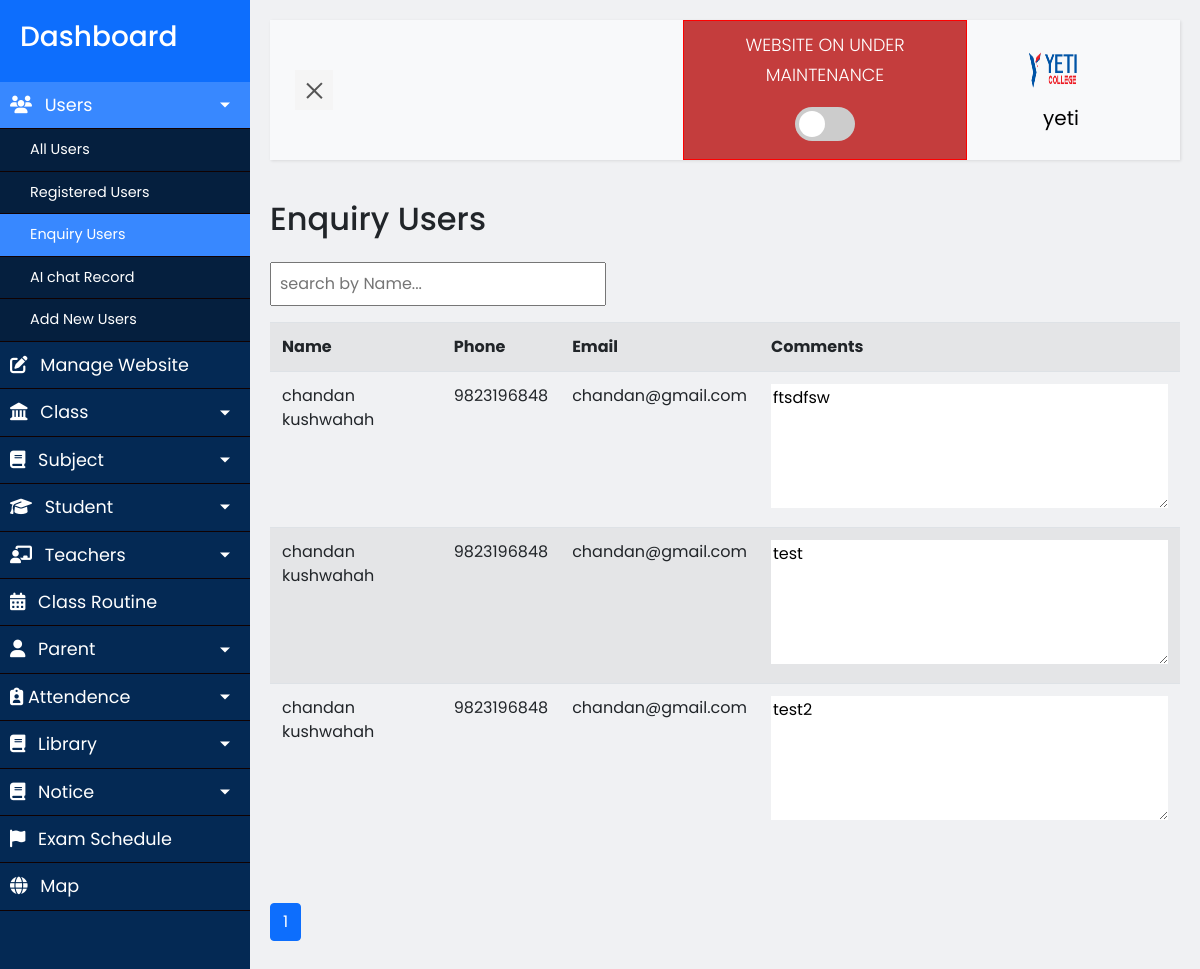
Page /admin/dashboard.php?content=enquiry_users (signed in) on the committed database.
### tables this page shows
CREATE TABLE `users` (
  `id` bigint(20) NOT NULL,
  `userid` bigint(20) NOT NULL,
  `username` varchar(50) NOT NULL,
  `email` varchar(100) NOT NULL,
  `gender` varchar(6) NOT NULL,
  `password` varchar(64) NOT NULL,
  `image` varchar(500) NOT NULL,
  `date` datetime NOT NULL,
  `online` int(11) NOT NULL,
  `role` varchar(50) NOT NULL
);

CREATE TABLE `contact_users` (
  `id` int(11) NOT NULL,
  `name` varchar(100) NOT NULL,
  `phone` varchar(20) NOT NULL,
  `email` varchar(50) NOT NULL,
  `comment` text NOT NULL
);

### admin/actions/enquiry_users.php (the view, shortened to what this page needs)
<div class="search-box py-3">
    <input type="text" id="" onkeyup="searchByName()" class="p-2 searchName" placeholder="search by Name...">
</div>
<?php
include dirname(__DIR__, 2). '/config.php';
include "../helpers.php";
$limit = 10;
if (isset($_GET['page'])) {
    $page = $_GET['page'];
} else {
    $page = 1;
}
$offsets = ($page - 1) * $limit;
$sql = "SELECT * FROM contact_users LIMIT {$offsets}, {$limit}";
$result = mysqli_query($conn, $sql);
if (mysqli_num_rows($result) > 0) {
    ?>
    <table id="smsTable" class="table table-striped table-hover">
        <tr>
            <th>Name</th>
            <th>Phone</th>
            <th>Email</th>
            <th>Comments</th>
        </tr>
        <?php
        while ($row = mysqli_fetch_assoc($result)) {
            ?>
            <tr class="fs-1">
                <td><?php echo $row['name']; ?></td>
                <td><?php echo $row['phone']; ?></td>
                <td><?php echo $row['email']; ?></td>
                <td><textarea name="" id="" style="border: none;" cols="27" rows="5" readonly><?php echo $row['comment']; ?></textarea></td>
            </tr>
            <?php } ?>
        </table>
<?php } ?>

### admin/dashboard.php (shortened to what this page needs)
<?php
include('templates/header.php'); ?>
<div class="wrapper">
    <?php $activePage = isset($_GET['content']) ? $_GET['content'] : '' ?>
    <nav id="sidebar">
        <div class="sidebar-header">
            <h3><a style="color: #fff; text-decoration: none;" href="dashboard.php">Dashboard</a></h3>
        </div>
        <ul class="list-unstyled components">
            <li
                class="<?= in_array($activePage, ['allusers', 'item0', 'register_users', 'enquiry_users', 'communications']) ? 'active' : '' ?>">
                <a href="#usersMenu" data-toggle="collapse"
                    aria-expanded="<?= in_array($activePage, ['allusers', 'item0']) ? 'true' : 'false' ?>"
                    class="dropdown-toggle">
                    <i class="fa-solid fa-users pr-2"></i> Users
                </a>
                <ul class="collapse list-unstyled <?= in_array($activePage, ['allusers', 'item0', 'register_users', 'enquiry_users', 'communications']) ? 'show' : '' ?>"
                    id="usersMenu">
                    <li class="<?= $activePage == 'allusers' ? 'active' : '' ?>">
                        <a href="?content=allusers">All Users</a>
                    </li>
                    <?php if ($_SESSION['role'] == 'admin' || $_SESSION['role'] == 'teacher') { ?>
                    <li class="<?= $activePage == 'register_users' ? 'active' : '' ?>">
                        <a href="?content=register_users">Registered Users</a>
                    </li>
                    <li class="<?= $activePage == 'enquiry_users' ? 'active' : '' ?>">
                        <a href="?content=enquiry_users">Enquiry Users</a>
                    </li>
                    <li class="<?= $activePage == 'communications' ? 'active' : '' ?>">
                        <a href="?content=communications">AI chat Record</a>
                    </li>
                    <?php } ?>
                    <?php if ($_SESSION['role'] == 'admin') { ?>
                        <li class="<?= $activePage == 'item0' ? 'active' : '' ?>">
                            <a href="?content=item0">Add New Users</a>
                        </li>
                    <?php } ?>
                </ul>
            </li>
            <?php if ($_SESSION['role'] == 'admin') { ?>
                <li class="<?= $activePage == 'college-website' ? 'active' : '' ?>">
                    <a href="?content=college-website"><i class="fa-solid fa-pen-to-square pr-2"></i> Manage Website</a>
                </li>
            <?php } ?>
            <li class="<?= in_array($activePage, ['item15', 'item16']) ? 'active' : '' ?>">
                <a href="#pageSubmenu5" data-toggle="collapse"
                    aria-expanded="<?= in_array($activePage, ['item15', 'item16']) ? 'true' : 'false' ?>"
                    class="dropdown-toggle">
                    <i class="fa-solid fa-landmark pr-2"></i> Class
                </a>
            </li>
            <li class="<?= in_array($activePage, ['add_subject', 'all_subject']) ? 'active' : '' ?>">
                <a href="#pagesubjectMenu" data-toggle="collapse"
                    aria-expanded="<?= in_array($activePage, ['add_subject', 'all_subject']) ? 'true' : 'false' ?>"
                    class="dropdown-toggle">
                    <i class="fa-solid fa-book pr-2"></i> Subject
                </a>
            </li>
            <li class="<?= in_array($activePage, ['item1', 'item2']) ? 'active' : '' ?>">
                <a href="#homeSubmenudd" data-toggle="collapse"
                    aria-expanded="<?= in_array($activePage, ['item1', 'item2']) ? 'true' : 'false' ?>"
                    class="dropdown-toggle">
                    <i class="fa-solid fa-graduation-cap pr-2"></i> Student
                </a>
            </li>
            <li class="<?= in_array($activePage, ['item3', 'item4', 'item5']) ? 'active' : '' ?>">
                <a href="#pageSubmenu1" data-toggle="collapse"
                    aria-expanded="<?= in_array($activePage, ['item3', 'item4', 'item5']) ? 'true' : 'false' ?>"
                    class="dropdown-toggle">
                    <i class="fa-solid fa-chalkboard-user pr-2"></i> Teachers
                </a>
            </li>
            <li class="<?= $activePage == 'item6' ? 'active' : '' ?>">
                <a href="?content=item6"><i class="fa-solid fa-calendar-days pr-2"></i> Class Routine</a>
            </li>
            <li class="<?= in_array($activePage, ['item7', 'item8']) ? 'active' : '' ?>">
                <a href="#pageSubmenu2" data-toggle="collapse"
                    aria-expanded="<?= in_array($activePage, ['item7', 'item8']) ? 'true' : 'false' ?>"
                    class="dropdown-toggle">
                    <i class="fa-solid fa-user pr-2"></i> Parent
                </a>
            </li>
            <?php if ($_SESSION['role'] == 'admin' || $_SESSION['role'] == 'teacher') { ?>
                <li class="<?= in_array($activePage, ['item21', 'item22', 'item23']) ? 'active' : '' ?>">
                    <a href="#pageSubmenu7" data-toggle="collapse"
                        aria-expanded="<?= in_array($activePage, ['item21', 'item22', 'item23']) ? 'true' : 'false' ?>"
                        class="dropdown-toggle">
                        <i class="fa-solid fa-clipboard-user"></i> Attendence
                    </a>
                </li>
            <?php } ?>
            <li class="<?= in_array($activePage, ['item10', 'item11']) ? 'active' : '' ?>">
                <a href="#pageSubmenu3" data-toggle="collapse"
                    aria-expanded="<?= in_array($activePage, ['item10', 'item11']) ? 'true' : 'false' ?>"
                    class="dropdown-toggle">
                    <i class="fa-solid fa-book pr-2"></i> Library
                </a>
            </li>
            <li class="<?= in_array($activePage, ['all_notice', 'add_notice']) ? 'active' : '' ?>">
                <a href="#notice" data-toggle="collapse"
                    aria-expanded="<?= in_array($activePage, ['all_notice', 'add_notice']) ? 'true' : 'false' ?>"
                    class="dropdown-toggle">
                    <i class="fa-solid fa-book pr-2"></i> Notice
                </a>
            </li>
            <li class="<?= $activePage == 'item18' ? 'active' : '' ?>">
                <a href="?content=item18"><i class="fa-solid fa-flag pr-2"></i> Exam Schedule</a>
            </li>
            <li class="<?= $activePage == 'item20' ? 'active' : '' ?>">
                <a href="?content=item20"><i class="fa-solid fa-globe pr-2"></i> Map</a>
            </li>
        </ul>
    </nav>
    <div id="content">
        <nav id="navbar" class="navbar py-0 navbar-expand-lg navbar-light bg-light">
            <div class="container-fluid">
                <button type="button" id="sidebarCollapse" class="navbar-btn">
                    <span></span>
                </button>
                <?php
                if ($_SESSION['role'] == 'admin') {
                    ?>
                    <div class="text-center text-light"
                        style="margin-left: 350px; background-color: #C43D3D; padding: 10px; border: 1px solid red;">
                        <p style="color: #fff;">WEBSITE ON UNDER MAINTENANCE <span id="statusText"></span></p>
                        <label class="switch">
                            <span class="slider"></span>
                        </label>
                    </div>
                    <?php
                }
                ?>
                <div class="collapse navbar-collapse" id="navbarSupportedContent">
                    <ul class="nav navbar-nav ml-auto">
                        <li class="nav-item active">
                            <a onclick="handleUserPopup()" class="nav-link mx-5 user-name" href="#">
                                <?php
                                if (isset($_SESSION['userid'])) {
                                    $userid = $_SESSION['userid'];
                                    $image = "SELECT image FROM users WHERE userid = '$userid'";
                                    $image_result = mysqli_query($conn, $image);
                                    if (mysqli_num_rows($image_result) > 0) {
                                        while ($image_row = mysqli_fetch_assoc($image_result)) {
                                            ?>
                                            <img src="../assets/images/users/<?php echo $image_row['image']; ?>"
                                                style="width: 60px; height: 60px; border-radius: 50%;" alt="">
                                            <?php
                                        }
                                    }
                                } else {
                                    ?>
                                    <img src="../assets/images/logo/<?php echo urlencode($logo); ?>"
                                        style="width: 60px; border: 1px solid red; height: 60px; border-radius: 50%;"
                                        alt="">
                                    <?php
                                }
                                ?>
                                <span class="px-2"></span>
                            </a>
                            <div>
                                <p style="font-size: 13px;" class="text-center"><?php
                                if ($_SESSION['role'] == 'admin') {
                                    echo "<b style='font-size: 20px;'>". $_SESSION['name'] . "</b>";
                                } else {
                                    echo "<b style='font-size: 20px;'>Welcome, " . $_SESSION['name']. "</b>";
                                }
                                ?></p>
                            </div>
                        </li>
                    </ul>
                </div>
            </div>
        </nav>
        <div class="main-content">
            <div class="content-container">
                <?php
                if (isset($_GET['content'])) {
                    include('content.php');
                }
                ?>
            </div>
        </div>
    </div>
</div>
<?php
include('templates/footer.php');
?>

### assets/css/admin.css (style rules this page uses)
body { font-family: 'Poppins', sans-serif; background: #F0F1F3; }
:root { --primary_color: #0D6EFD; --secondary_color: #042954; --hover_color: #A7A3A3; --active_color: #3888FF; }
p { font-family: 'Poppins', sans-serif; font-size: 1.1em; font-weight: 300; line-height: 1.7em; color: #000000; }
a, a:hover, a:focus { color: inherit; text-decoration: none; transition: all 0.3s; }
.navbar { padding: 15px 10px; background: #F0F1F3; border: none; border-radius: 0; margin-bottom: 40px; box-shadow: 1px 1px 3px rgba(0, 0, 0, 0.1); }
.navbar-btn { box-shadow: none; outline: none !important; border: none; }
.navbar-light .navbar-nav .nav-link { color: var(--primary_color); }
.wrapper { display: flex; width: 100%; align-items: stretch; perspective: 1500px; }
#sidebar { min-width: 250px; max-width: 250px; background: #042954; color: #fff; transition: all 0.6s cubic-bezier(0.945, 0.020, 0.270, 0.665); transform-origin: bottom left; }
#sidebar .sidebar-header { padding: 20px; background: var(--primary_color); }
#sidebar ul li a { padding: 10px; font-size: 1.1em; display: block; color: #fff; border-bottom: 1px solid rgb(16, 1, 1); text-decoration: none; }
#sidebar ul li.active>a, a[aria-expanded="true"] { color: #fff; background: var(--active_color); }
a[data-toggle="collapse"] { position: relative; }
.dropdown-toggle::after { display: block; position: absolute; top: 50%; right: 20px; transform: translateY(-50%); }
ul ul a { font-size: 0.9em !important; padding-left: 30px !important; background: #051F3E; }
#content { width: 100%; padding: 20px; min-height: 100vh; transition: all 0.3s; }
#sidebarCollapse { width: 40px; height: 40px; background: #f5f5f5; cursor: pointer; }
#sidebarCollapse span { width: 80%; height: 2px; margin: 0 auto; display: block; background: #555; transition: all 0.8s cubic-bezier(0.810, -0.330, 0.345, 1.375); transition-delay: 0.2s; }
#sidebarCollapse span:last-of-type { transform: rotate(-45deg) translate(1px, -1px); }
table th, td input[type=checkbox] { padding: 10px; margin-right: 15px; }
.switch { position: relative; display: inline-block; width: 60px; height: 34px; }
.slider { position: absolute; cursor: pointer; top: 0; left: 0; right: 0; bottom: 0; background-color: #ccc; transition: 0.4s; border-radius: 34px; }
.slider:before { position: absolute; content: ""; height: 26px; width: 26px; left: 4px; bottom: 4px; background-color: white; transition: 0.4s; border-radius: 50%; }

### rows in the picture
users: image (picture)
contact_users: name "chandan kushwahah", phone "9823196848", email "chandan@gmail.com", comment "ftsdfsw"
contact_users: name "chandan kushwahah", phone "9823196848", email "chandan@gmail.com", comment "test"
contact_users: name "chandan kushwahah", phone "9823196848", email "chandan@gmail.com", comment "test2"

### other values in the picture
$_SESSION['name'] "yeti"
$allowed_pages[$content] "Enquiry Users"
